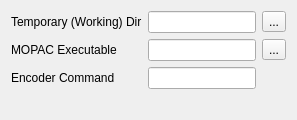
     <widget class="QWidget" name="ExternalProgramsTab">
      <attribute name="title">
       <string>External Programs</string>
      </attribute>
      <layout class="QVBoxLayout" name="verticalLayout_12">
       <item>
        <layout class="QGridLayout" name="gridLayout_3">
         <item row="0" column="0">
          <widget class="QLabel" name="label_39">
           <property name="sizePolicy">
            <sizepolicy hsizetype="Minimum" vsizetype="Preferred">
             <horstretch>0</horstretch>
             <verstretch>0</verstretch>
            </sizepolicy>
           </property>
           <property name="text">
            <string>Temporary (Working) Dir</string>
           </property>
          </widget>
         </item>
         <item row="0" column="1">
          <widget class="QLineEdit" name="TemporaryDirEdit"/>
         </item>
         <item row="1" column="1">
          <widget class="QLineEdit" name="MopacExecutableEdit"/>
         </item>
         <item row="1" column="0">
          <widget class="QLabel" name="label_40">
           <property name="text">
            <string>MOPAC Executable</string>
           </property>
          </widget>
         </item>
         <item row="0" column="2">
          <widget class="QToolButton" name="TemporaryDirButton">
           <property name="text">
            <string>...</string>
           </property>
           <property name="icon">
            <iconset resource="icons.qrc">
             <normaloff>:/file/icons/file_open.svg</normaloff>:/file/icons/file_open.svg</iconset>
           </property>
          </widget>
         </item>
         <item row="1" column="2">
          <widget class="QToolButton" name="MopacExecutableButton">
           <property name="text">
            <string>...</string>
           </property>
           <property name="icon">
            <iconset resource="icons.qrc">
             <normaloff>:/file/icons/file_open.svg</normaloff>:/file/icons/file_open.svg</iconset>
           </property>
          </widget>
         </item>
         <item row="2" column="0">
          <widget class="QLabel" name="EncodeLabel">
           <property name="text">
            <string>Encoder Command</string>
           </property>
          </widget>
         </item>
         <item row="2" column="1">
          <widget class="QLineEdit" name="EncoderCommandEdit">
           <property name="toolTip">
            <string>Command to execute when encoding video files. The text FILES will be replaced by a suitable wildcard, and OUTPUT will be replaced by the output video filename.</string>
           </property>
          </widget>
         </item>
        </layout>
       </item>
       <item>
        <spacer name="verticalSpacer">
         <property name="orientation">
          <enum>Qt::Vertical</enum>
         </property>
         <property name="sizeHint" stdset="0">
          <size>
           <width>20</width>
           <height>20</height>
          </size>
         </property>
        </spacer>
       </item>
      </layout>
     </widget>
